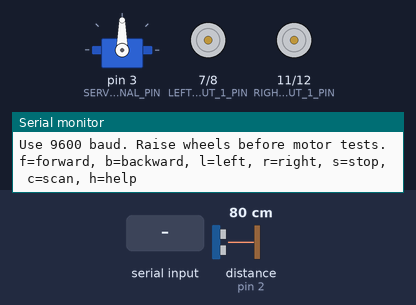
Simulated run of this sketch. Board: Arduino Uno, built with avr-gcc and run on an emulated ATmega328P. Parts: servo, motor-driver pin pairs drawn as motors (green arrow = first pin HIGH = forward, orange = second pin HIGH = backward, longer = more drive, scaled by the enable pin), the last lines printed to the serial monitor. The test bench sets the inputs (shaded band); at power-on: distance to the obstacle (sensor on pin 2) 80 cm. The echo pulse lasts 58.3 µs per cm.

Above: at 1.9 s.
2.0 s: "c\n" received over Serial
At 2.17 s:
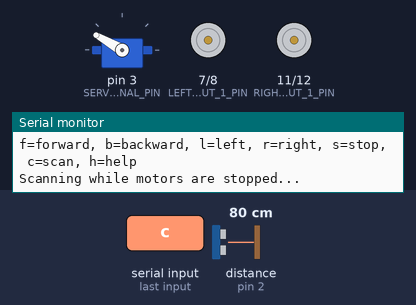
4.5 s: byte 102 ('f') received over Serial
At 4.9 s:
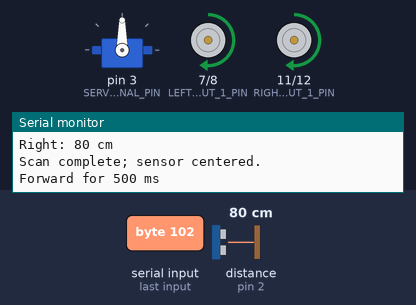
6.5 s: byte 98 ('b') received over Serial
At 6.9 s:
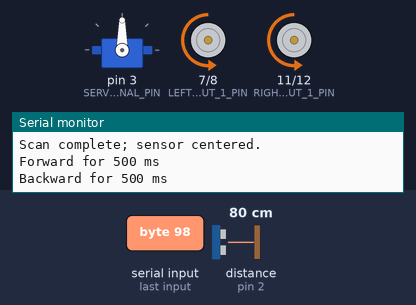
8.5 s: byte 108 ('l') received over Serial
At 8.7 s:
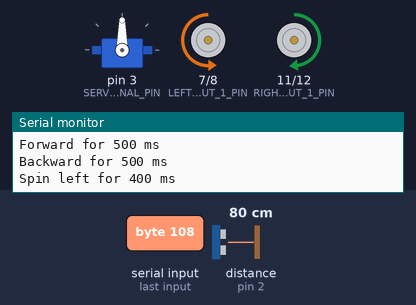
10.4 s: byte 114 ('r') received over Serial
At 10.6 s:
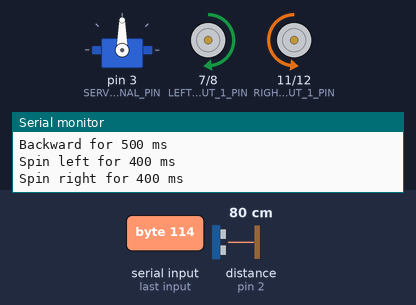
Timing chart, 0 to 13.4 s (numbered marks = the images above; inputs shaded):
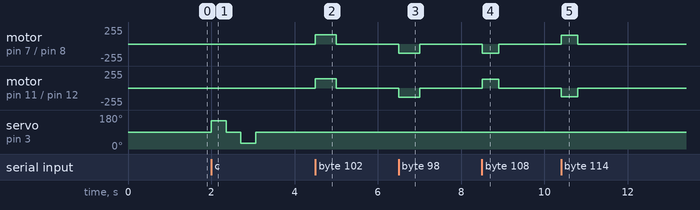

The sketch:

Robot_Diagnostic.ino
```cpp
/*
  FutureMinds Robot Diagnostic

  Safe by default: the motors do not move until an instructor sends a command
  through Serial Monitor at 9600 baud. Perform all motor tests wheels-up first.

  Commands:
    f = forward 500 ms
    b = backward 500 ms
    l = spin left 400 ms
    r = spin right 400 ms
    s = stop now
    c = scan left, forward, right and print distances
    h = print help
*/

#include <Servo.h>

const int DIAGNOSTIC_DRIVE_SPEED = 140;
const int DIAGNOSTIC_TURN_SPEED = 130;

void setup() {
  Serial.begin(9600);
  robotBegin();
  lookForward();
  printHelp();
}

void loop() {
  if (Serial.available() == 0) {
    return;
  }

  char command = Serial.read();

  // Ignore line endings sent by Serial Monitor.
  if (command == '\n' || command == '\r') {
    return;
  }

  switch (command) {
    case 'f':
      Serial.println("Forward for 500 ms");
      moveForward(DIAGNOSTIC_DRIVE_SPEED);
      delay(500);
      stopRobot();
      break;

    case 'b':
      Serial.println("Backward for 500 ms");
      moveBackward(DIAGNOSTIC_DRIVE_SPEED);
      delay(500);
      stopRobot();
      break;

    case 'l':
      Serial.println("Spin left for 400 ms");
      turnLeft(DIAGNOSTIC_TURN_SPEED);
      delay(400);
      stopRobot();
      break;

    case 'r':
      Serial.println("Spin right for 400 ms");
      turnRight(DIAGNOSTIC_TURN_SPEED);
      delay(400);
      stopRobot();
      break;

    case 's':
      stopRobot();
      Serial.println("Stopped");
      break;

    case 'c':
      stopRobot();
      scanAndPrint();
      break;

    case 'h':
      printHelp();
      break;

    default:
      stopRobot();
      Serial.println("Unknown command; robot stopped. Send h for help.");
      break;
  }
}

void printHelp() {
  Serial.println();
  Serial.println("FutureMinds robot diagnostic ready.");
  Serial.println("Use 9600 baud. Raise wheels before motor tests.");
  Serial.println("f=forward, b=backward, l=left, r=right, s=stop, c=scan, h=help");
}

void printReading(const char label[]) {
  int distanceCm = readDistanceCm();
  Serial.print(label);
  Serial.print(": ");
  if (distanceCm == 0) {
    Serial.println("INVALID");
  } else {
    Serial.print(distanceCm);
    Serial.println(" cm");
  }
}

void scanAndPrint() {
  Serial.println("Scanning while motors are stopped...");
  lookLeft();
  printReading("Left");
  lookForward();
  printReading("Forward");
  lookRight();
  printReading("Right");
  lookForward();
  Serial.println("Scan complete; sensor centered.");
}
```

RobotHelpers.ino
```cpp
/*
  Standard FutureMinds Uno, L298N, HC-SR04, and servo implementation.
  Keep this pin map identical across all six cars and teaching sketches.
*/

const int LEFT_ENABLE_PIN = 5;
const int LEFT_INPUT_1_PIN = 7;
const int LEFT_INPUT_2_PIN = 8;
const int RIGHT_ENABLE_PIN = 6;
const int RIGHT_INPUT_1_PIN = 11;
const int RIGHT_INPUT_2_PIN = 12;

const int ULTRASONIC_TRIGGER_PIN = 4;
const int ULTRASONIC_ECHO_PIN = 2;
const int SERVO_SIGNAL_PIN = 3;

const int SERVO_LEFT_DEGREES = 150;
const int SERVO_FORWARD_DEGREES = 90;
const int SERVO_RIGHT_DEGREES = 30;
const unsigned long ECHO_TIMEOUT_US = 25000UL;
const unsigned long SERVO_SETTLE_MS = 350;

Servo sensorServo;

void robotBegin() {
  pinMode(LEFT_ENABLE_PIN, OUTPUT);
  pinMode(LEFT_INPUT_1_PIN, OUTPUT);
  pinMode(LEFT_INPUT_2_PIN, OUTPUT);
  pinMode(RIGHT_ENABLE_PIN, OUTPUT);
  pinMode(RIGHT_INPUT_1_PIN, OUTPUT);
  pinMode(RIGHT_INPUT_2_PIN, OUTPUT);
  pinMode(ULTRASONIC_TRIGGER_PIN, OUTPUT);
  pinMode(ULTRASONIC_ECHO_PIN, INPUT);
  digitalWrite(ULTRASONIC_TRIGGER_PIN, LOW);

  stopRobot();
  sensorServo.attach(SERVO_SIGNAL_PIN);
  sensorServo.write(SERVO_FORWARD_DEGREES);
  delay(SERVO_SETTLE_MS);
}

// Each side function controls the two motors wired together on that side.
void setLeftSide(int speed, bool forward) {
  speed = constrain(speed, 0, 255);
  digitalWrite(LEFT_INPUT_1_PIN, forward ? HIGH : LOW);
  digitalWrite(LEFT_INPUT_2_PIN, forward ? LOW : HIGH);
  analogWrite(LEFT_ENABLE_PIN, speed);
}

void setRightSide(int speed, bool forward) {
  speed = constrain(speed, 0, 255);
  digitalWrite(RIGHT_INPUT_1_PIN, forward ? HIGH : LOW);
  digitalWrite(RIGHT_INPUT_2_PIN, forward ? LOW : HIGH);
  analogWrite(RIGHT_ENABLE_PIN, speed);
}

void moveForward(int speed) {
  setLeftSide(speed, true);
  setRightSide(speed, true);
}

void moveBackward(int speed) {
  setLeftSide(speed, false);
  setRightSide(speed, false);
}

void turnLeft(int speed) {
  setLeftSide(speed, false);
  setRightSide(speed, true);
}

void turnRight(int speed) {
  setLeftSide(speed, true);
  setRightSide(speed, false);
}

void stopRobot() {
  analogWrite(LEFT_ENABLE_PIN, 0);
  analogWrite(RIGHT_ENABLE_PIN, 0);
  digitalWrite(LEFT_INPUT_1_PIN, LOW);
  digitalWrite(LEFT_INPUT_2_PIN, LOW);
  digitalWrite(RIGHT_INPUT_1_PIN, LOW);
  digitalWrite(RIGHT_INPUT_2_PIN, LOW);
}

void lookLeft() {
  sensorServo.write(SERVO_LEFT_DEGREES);
  delay(SERVO_SETTLE_MS);
}

void lookForward() {
  sensorServo.write(SERVO_FORWARD_DEGREES);
  delay(SERVO_SETTLE_MS);
}

void lookRight() {
  sensorServo.write(SERVO_RIGHT_DEGREES);
  delay(SERVO_SETTLE_MS);
}

int readDistanceCm() {
  digitalWrite(ULTRASONIC_TRIGGER_PIN, LOW);
  delayMicroseconds(2);
  digitalWrite(ULTRASONIC_TRIGGER_PIN, HIGH);
  delayMicroseconds(10);
  digitalWrite(ULTRASONIC_TRIGGER_PIN, LOW);

  unsigned long echoTimeUs = pulseIn(
    ULTRASONIC_ECHO_PIN,
    HIGH,
    ECHO_TIMEOUT_US
  );

  if (echoTimeUs == 0) {
    return 0;
  }

  int distanceCm = echoTimeUs / 58UL;
  if (distanceCm < 2 || distanceCm > 300) {
    return 0;
  }

  return distanceCm;
}
```

Measured:
- after the input at 2.0 s, servo on pin 3 (SERVO_SIGNAL_PIN): 90° → 150° at once, → 90° 0.36 s later, → 30° 0.36 s later, → 90° 0.36 s later
- after the input at 4.5 s, motor on pin 7 (LEFT_INPUT_1_PIN) / pin 8 (LEFT_INPUT_2_PIN), motor on pin 11 (RIGHT_INPUT_1_PIN) / pin 12 (RIGHT_INPUT_2_PIN): stopped → forward 140/255 at once, → stopped 0.50 s later
- after the input at 6.5 s, motor on pin 7 (LEFT_INPUT_1_PIN) / pin 8 (LEFT_INPUT_2_PIN), motor on pin 11 (RIGHT_INPUT_1_PIN) / pin 12 (RIGHT_INPUT_2_PIN): stopped → backward 140/255 at once, → stopped 0.50 s later
- after the input at 8.5 s, motor on pin 7 (LEFT_INPUT_1_PIN) / pin 8 (LEFT_INPUT_2_PIN): stopped → backward 140/255 at once, → stopped 0.40 s later; motor on pin 11 (RIGHT_INPUT_1_PIN) / pin 12 (RIGHT_INPUT_2_PIN): stopped → forward 130/255 at once, → stopped 0.40 s later
- after the input at 10.4 s, motor on pin 7 (LEFT_INPUT_1_PIN) / pin 8 (LEFT_INPUT_2_PIN): stopped → forward 130/255 at once, → stopped 0.40 s later; motor on pin 11 (RIGHT_INPUT_1_PIN) / pin 12 (RIGHT_INPUT_2_PIN): stopped → backward 130/255 at once, → stopped 0.40 s later
